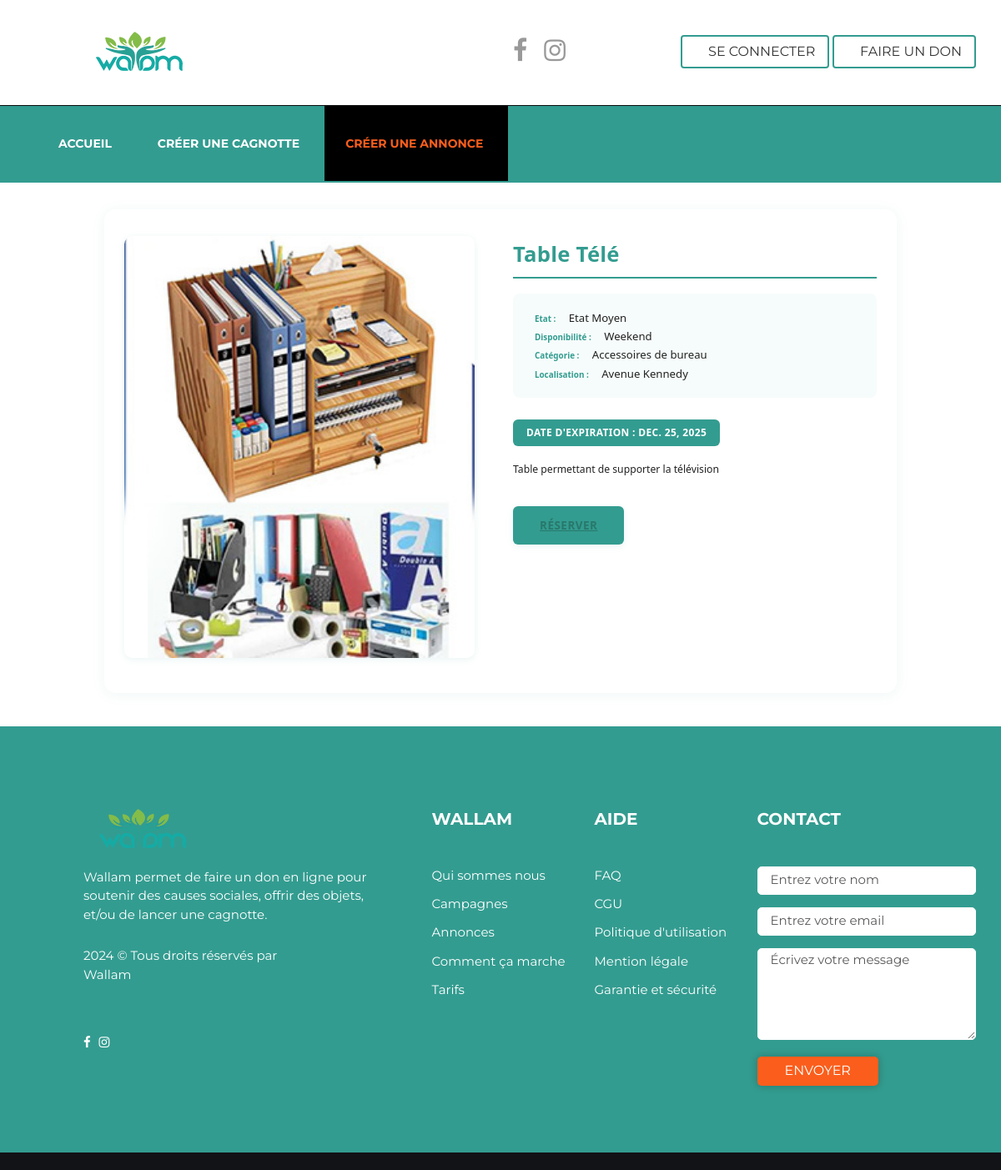
Before: /donation/7/ with the older database file.
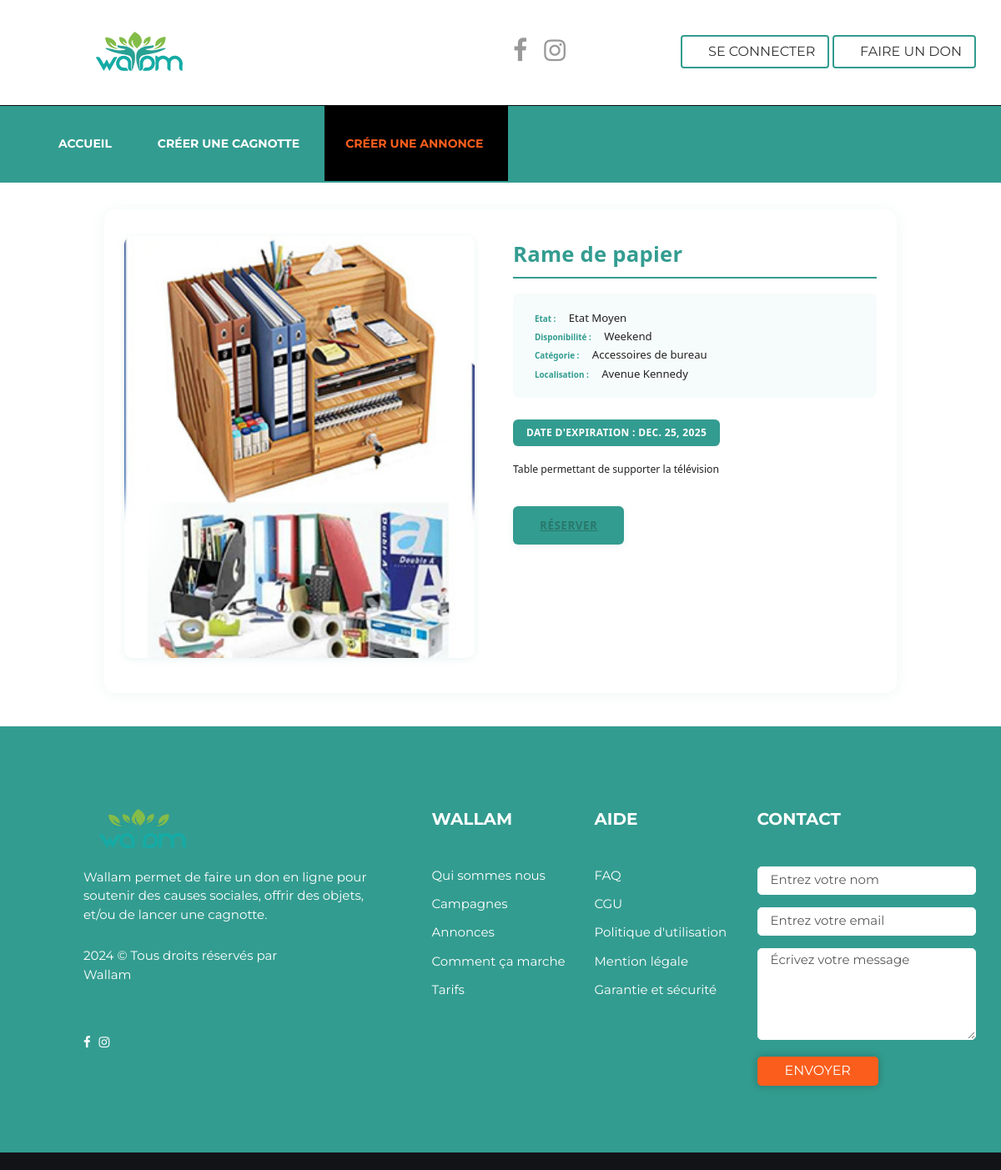
After: the same page with the newer database file.
### donation/models.py (models this page shows, shortened)
class ObjectDonation(models.Model):
    user = models.ForeignKey(User, on_delete=models.SET_NULL, blank=True, null=True)
    location = models.CharField(max_length=255)  # Localisation du retrait
    category = models.ForeignKey(CategoryChoices, on_delete=models.CASCADE)
    title = models.CharField(max_length=255)
    description = models.TextField()
    availability = models.ForeignKey(AvailabilityChoices, on_delete=models.CASCADE)
    condition = models.ForeignKey(ConditionChoices, on_delete=models.CASCADE)
    expiration_date = models.DateField(blank=True, null=True, help_text="Applicable uniquement pour la nourriture")
    terms_accepted = models.BooleanField(default=False)
    active = models.BooleanField(default=True)
    created_at = models.DateTimeField(auto_now_add=True)
    updated_at = models.DateTimeField(auto_now=True)

class ConditionChoices(models.Model):
    title = models.CharField(max_length=100)
    active = models.BooleanField(default=True)
    created_at = models.DateTimeField(auto_now_add=True)

class AvailabilityChoices(models.Model):
    title = models.CharField(max_length=100)
    active = models.BooleanField(default=True)
    created_at = models.DateTimeField(auto_now_add=True)

class CategoryChoices(models.Model):
    title = models.CharField(max_length=100)
    active = models.BooleanField(default=True)
    created_at = models.DateTimeField(auto_now_add=True)
    def __str__(self):
        return f"{self.title}"

### donation/views.py (the view)
# urls.py: path('donation/<int:pk>/', donation_detail_view, name='donation_detail'),
def donation_detail_view(request, pk):
    donation = get_object_or_404(ObjectDonation, pk=pk)
    context = {
        "donation": donation
    }
    return render(request, "donation/donation_details.html", context)

### templates/donation/donation_details.html (shortened to what this page needs)
{% extends 'default.html' %}
{% load static %}
{% block menu %}
<ul class="nav navbar-nav">
    <li>
        <a href="{% url 'index' %}">Accueil</a>
    </li>
    <li>
        <a href="{% url 'create_campaign' %}">Créer une cagnotte</a>
    </li>
    <li class="current"><a href="{% url 'announce' %}">Créer une annonce</a></li>
</ul>
{% endblock %}
{% block content %}
<div class="donation-details-wrapper">
    <div class="row">
        <div class="col-md-6 donation-details-slider">
            {% if donation.category.title == 'Objet de construction' %}
            <img src="{% static 'images/shop/construction.jpg' %}" alt class="img img-responsive">
            {% elif donation.category.title == 'Matériels informatiques' %}
                <img src="{% static 'images/shop/informatique.jpg' %}" alt class="img img-responsive">
            {% elif donation.category.title == 'Accessoires de bureau' %}
            <img src="{% static 'images/shop/mat_bureau.jpg' %}" alt class="img img-responsive">
            {% elif donation.category.title == 'Meubles et équipements' %}
                <img src="{% static 'images/shop/meubles.jpg' %}" alt class="img img-responsive">
            {% elif donation.category.title == 'Produit de conserve' %}
                <img src="{% static 'images/shop/conserve.jpg' %}" alt class="img img-responsive">
            {% elif donation.category.title == 'Tubercules' %}
                <img src="{% static 'images/shop/tubercules.jpg' %}" alt class="img img-responsive">
            {% elif donation.category.title == 'Fruits et légumes' %}
                <img src="{% static 'images/shop/fruits.jpg' %}" alt class="img img-responsive">
            {% elif donation.category.title == 'Produits laitiers' %}
                <img src="{% static 'images/shop/laitiers.jpg' %}" alt class="img img-responsive">
            {% else %}
            <img src="{% static 'images/shop/img-1.jpg' %}" alt class="img img-responsive">
            {% endif %}
        </div>
        <div class="col-md-6">
            <div class="donation-details-section">
                <div class="donation-details-title">{{ donation.title }}</div>
                <div class="donation-details-meta">
                    <div><span class="label">Etat :</span> {{ donation.condition.title }}</div>
                    <div><span class="label">Disponibilité :</span> {{ donation.availability.title }}</div>
                    <div><span class="label">Catégorie :</span> {{ donation.category }}</div>
                    <div><span class="label">Localisation :</span> {{ donation.location }}</div>
                </div>
                <div class="donation-details-expiry">Date d'expiration : {{ donation.expiration_date }}</div>
                <div style="margin-bottom:1.2em;">{{ donation.description }}</div>
                <a href="#" class="donation-details-btn">Réserver</a>
            </div>
        </div>
    </div>
</div>
{% endblock %}

Changed rows visible on the page:
changed ObjectDonation "Avenue Kennedy": title "Table Télé" → "Rame de papier"
